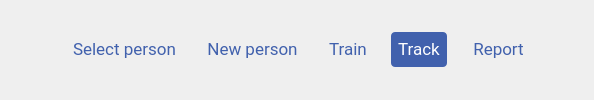
            <widget class="QFrame" name="frame_134">
             <property name="sizePolicy">
              <sizepolicy hsizetype="Preferred" vsizetype="Fixed">
               <horstretch>0</horstretch>
               <verstretch>0</verstretch>
              </sizepolicy>
             </property>
             <property name="styleSheet">
              <string notr="true">QPushButton{
border:none; 
color:#4161AD;
padding:7px;
}
QPushButton:hover{
border-bottom:2px solid rgb(65, 97, 173);

}
#back5:hover{
	border-radius:3px;
	background-color: rgb(195, 206, 224);
}</string>
             </property>
             <property name="frameShape">
              <enum>QFrame::NoFrame</enum>
             </property>
             <property name="frameShadow">
              <enum>QFrame::Raised</enum>
             </property>
             <layout class="QHBoxLayout" name="horizontalLayout_26">
              <item>
               <widget class="QLabel" name="label_41">
                <property name="sizePolicy">
                 <sizepolicy hsizetype="Fixed" vsizetype="Preferred">
                  <horstretch>0</horstretch>
                  <verstretch>0</verstretch>
                 </sizepolicy>
                </property>
                <property name="styleSheet">
                 <string notr="true">margin-right:10px;</string>
                </property>
                <property name="text">
                 <string/>
                </property>
                <property name="pixmap">
                 <pixmap>:/newPrefix/images/logo40.png</pixmap>
                </property>
                <property name="alignment">
                 <set>Qt::AlignLeading|Qt::AlignLeft|Qt::AlignVCenter</set>
                </property>
               </widget>
              </item>
              <item>
               <widget class="QFrame" name="frame_135">
                <property name="sizePolicy">
                 <sizepolicy hsizetype="Fixed" vsizetype="Preferred">
                  <horstretch>0</horstretch>
                  <verstretch>0</verstretch>
                 </sizepolicy>
                </property>
                <property name="frameShape">
                 <enum>QFrame::NoFrame</enum>
                </property>
                <property name="frameShadow">
                 <enum>QFrame::Raised</enum>
                </property>
               </widget>
              </item>
              <item>
               <widget class="QFrame" name="frame_136">
                <property name="sizePolicy">
                 <sizepolicy hsizetype="Fixed" vsizetype="Preferred">
                  <horstretch>0</horstretch>
                  <verstretch>0</verstretch>
                 </sizepolicy>
                </property>
                <property name="frameShape">
                 <enum>QFrame::NoFrame</enum>
                </property>
                <property name="frameShadow">
                 <enum>QFrame::Raised</enum>
                </property>
               </widget>
              </item>
              <item>
               <widget class="QPushButton" name="select5">
                <property name="sizePolicy">
                 <sizepolicy hsizetype="Fixed" vsizetype="Fixed">
                  <horstretch>0</horstretch>
                  <verstretch>0</verstretch>
                 </sizepolicy>
                </property>
                <property name="font">
                 <font>
                  <family>Roboto</family>
                  <pointsize>13</pointsize>
                  <weight>50</weight>
                  <italic>false</italic>
                  <bold>false</bold>
                  <underline>false</underline>
                 </font>
                </property>
                <property name="styleSheet">
                 <string notr="true">
margin-left:20px;


               </string>
                </property>
                <property name="text">
                 <string>Select person</string>
                </property>
               </widget>
              </item>
              <item>
               <widget class="QFrame" name="frame_137">
                <property name="sizePolicy">
                 <sizepolicy hsizetype="Fixed" vsizetype="Preferred">
                  <horstretch>0</horstretch>
                  <verstretch>0</verstretch>
                 </sizepolicy>
                </property>
                <property name="frameShape">
                 <enum>QFrame::NoFrame</enum>
                </property>
                <property name="frameShadow">
                 <enum>QFrame::Raised</enum>
                </property>
               </widget>
              </item>
              <item>
               <widget class="QPushButton" name="new5">
                <property name="sizePolicy">
                 <sizepolicy hsizetype="Fixed" vsizetype="Fixed">
                  <horstretch>0</horstretch>
                  <verstretch>0</verstretch>
                 </sizepolicy>
                </property>
                <property name="font">
                 <font>
                  <family>Roboto</family>
                  <pointsize>13</pointsize>
                  <weight>50</weight>
                  <bold>false</bold>
                  <underline>false</underline>
                 </font>
                </property>
                <property name="styleSheet">
                 <string notr="true">
margin-left:5px;

</string>
                </property>
                <property name="text">
                 <string>New person</string>
                </property>
               </widget>
              </item>
              <item>
               <widget class="QFrame" name="frame_138">
                <property name="sizePolicy">
                 <sizepolicy hsizetype="Fixed" vsizetype="Preferred">
                  <horstretch>0</horstretch>
                  <verstretch>0</verstretch>
                 </sizepolicy>
                </property>
                <property name="frameShape">
                 <enum>QFrame::NoFrame</enum>
                </property>
                <property name="frameShadow">
                 <enum>QFrame::Raised</enum>
                </property>
               </widget>
              </item>
              <item>
               <widget class="QPushButton" name="train5">
                <property name="sizePolicy">
                 <sizepolicy hsizetype="Fixed" vsizetype="Fixed">
                  <horstretch>0</horstretch>
                  <verstretch>0</verstretch>
                 </sizepolicy>
                </property>
                <property name="font">
                 <font>
                  <family>Roboto</family>
                  <pointsize>13</pointsize>
                  <weight>50</weight>
                  <bold>false</bold>
                  <underline>false</underline>
                 </font>
                </property>
                <property name="styleSheet">
                 <string notr="true">
margin-left:5px;</string>
                </property>
                <property name="text">
                 <string>Train</string>
                </property>
               </widget>
              </item>
              <item>
               <widget class="QFrame" name="frame_139">
                <property name="sizePolicy">
                 <sizepolicy hsizetype="Fixed" vsizetype="Preferred">
                  <horstretch>0</horstretch>
                  <verstretch>0</verstretch>
                 </sizepolicy>
                </property>
                <property name="frameShape">
                 <enum>QFrame::NoFrame</enum>
                </property>
                <property name="frameShadow">
                 <enum>QFrame::Raised</enum>
                </property>
               </widget>
              </item>
              <item>
               <widget class="QPushButton" name="track5">
                <property name="sizePolicy">
                 <sizepolicy hsizetype="Fixed" vsizetype="Fixed">
                  <horstretch>0</horstretch>
                  <verstretch>0</verstretch>
                 </sizepolicy>
                </property>
                <property name="font">
                 <font>
                  <family>Roboto</family>
                  <pointsize>13</pointsize>
                  <weight>50</weight>
                  <bold>false</bold>
                  <underline>false</underline>
                 </font>
                </property>
                <property name="styleSheet">
                 <string notr="true">background-color: rgb(65, 97, 173);
color: rgb(255, 255, 255);
border-radius:4px;
margin-left:5px;</string>
                </property>
                <property name="text">
                 <string>Track</string>
                </property>
               </widget>
              </item>
              <item>
               <widget class="QLabel" name="label_22">
                <property name="sizePolicy">
                 <sizepolicy hsizetype="Fixed" vsizetype="Preferred">
                  <horstretch>0</horstretch>
                  <verstretch>0</verstretch>
                 </sizepolicy>
                </property>
                <property name="text">
                 <string/>
                </property>
               </widget>
              </item>
              <item>
               <widget class="QPushButton" name="report5">
                <property name="sizePolicy">
                 <sizepolicy hsizetype="Fixed" vsizetype="Fixed">
                  <horstretch>0</horstretch>
                  <verstretch>0</verstretch>
                 </sizepolicy>
                </property>
                <property name="font">
                 <font>
                  <family>Roboto</family>
                  <pointsize>13</pointsize>
                 </font>
                </property>
                <property name="styleSheet">
                 <string notr="true"/>
                </property>
                <property name="text">
                 <string>Report</string>
                </property>
               </widget>
              </item>
              <item>
               <widget class="QFrame" name="frame_140">
                <property name="frameShape">
                 <enum>QFrame::NoFrame</enum>
                </property>
                <property name="frameShadow">
                 <enum>QFrame::Raised</enum>
                </property>
               </widget>
              </item>
              <item>
               <widget class="QPushButton" name="back5">
                <property name="styleSheet">
                 <string notr="true">border:none;
padding:7px;
image: url(:/newPrefix/images/back.png);
max-width:26px;</string>
                </property>
                <property name="text">
                 <string/>
                </property>
               </widget>
              </item>
             </layout>
            </widget>
